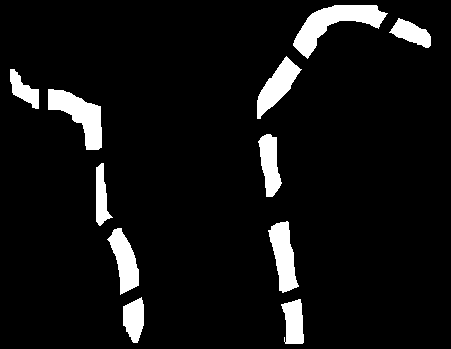
//> input picture arna/road/src/road_image.png, 451 x 349 px
$ ./road_identify   (built with g++ and OpenCV 4)
//> lines starting //> are read from the running program, lines starting //| are printed output that depends on the picture; after the words box and inside, x2 and y2 are one past the last pixel; in counts of white or black regions, pixels touching at a corner belong together
#include <iostream>
#include <cmath>
#include <opencv2/highgui/highgui.hpp>
#include <opencv2/core/core.hpp>
#include <opencv2/opencv.hpp>

const int threshold=125;

class point{
public: int x,y;
};

struct ind{int x;int y;
struct ind* next;};
struct ind *front,*rear;


void enqueue(int x,int y){
struct ind* n;
n=(struct ind*)malloc(sizeof(struct ind));
n->x=x;
n->y=y;
n->next=NULL;
if(front==NULL){front=n;rear=front;}
else {rear->next=n;rear=n;}
}
void dequeue(){
	struct ind* t;
	t=front;
	front=t->next;
	free(t);
}
void qfront(int* x,int *y){
	if(front!=NULL){
	*x=front->x;
	*y=front->y;}
	return;
}
int qempty(){
	if(front==NULL)return 1;
	return 0;}

float dist(point p1,point p2){
return sqrt((p1.x-p2.x)*(p1.x-p2.x) + (p1.y-p2.y)*(p1.y-p2.y));
}

struct poly{
	int degree;
	float* coeff;
};

struct poly add(struct poly p1,struct poly p2){
	int n=p1.degree,m=p2.degree;
int ld=n>m?m:n;
struct poly p3;
p3.degree=n+m-ld;
p3.coeff=new float[p3.degree+1];
for(int i=0;i<=ld;i++)p3.coeff[i]=p1.coeff[i]+p2.coeff[i];
for(int i=ld+1;i<=p3.degree;i++){
	if(ld==n)p3.coeff[i]=p2.coeff[i];
	else p3.coeff[i]=p1.coeff[i];}
return p3;}

struct poly mult(struct poly p1,struct poly p2){
	struct poly p3;
	p3.degree=p1.degree+p2.degree;
	p3.coeff=new float[p3.degree+1];
	for(int i=0;i<=p3.degree;i++)p3.coeff[i]=0;
for(int i=0;i<=p1.degree;i++){
	for(int j=0;j<=p2.degree;j++)p3.coeff[i+j]+=p1.coeff[i]*p2.coeff[j];
}
return p3;
}

struct poly langrange(point* P){
	struct poly p1,p2;
	p1.degree=p2.degree=0;
	p1.coeff=new float[1];
	p2.coeff=new float[1];
	p1.coeff[0]=1;
	p2.coeff[0]=0;
	for(int i=0;i<=5;i++){
		struct poly p3;
		p3.degree=1;
		p3.coeff=new float[2];
		p3.coeff[0]=1;
		float denom=1;
		for(int j=0;j<=5;j++){
			if(j!=i){denom*=(P[i].x-P[j].x);
				p3.coeff[1]=-P[j].x;
				p1=mult(p1,p3);}
		}
		denom/=P[i].y;
		struct poly pt;
		pt.degree=0;
		pt.coeff=new float[1];
		if(denom!=0)pt.coeff[0]=1/denom;
		else pt.coeff[0]=0;
		p1=mult(p1,pt);
		p2=add(p2,p1);
		p1.degree=0;
		p1.coeff=new float[1];
		p1.coeff[0]=1;
		//std::cout<<"degree so far:"<<p2.degree<<" ";
	}
return p2;
}

cv::Mat qblobdetect(cv::Mat& bin,int** A,int* mark){
	 //std::cout<<"hello";
	 int i,j,x,y,wd=bin.cols,ht=bin.rows,max_pix_count=0,max_size_index=0;
	 //cout<<" a->"<<A[10][10]<<" "<<mark<<endl;
	 for(i=0;i<ht;i++){
		 for(j=0;j<wd;j++){
			 if(bin.at<uchar>(i,j)==255){
				 if(A[i][j]==-1){
					 *mark=*mark+1;
				 enqueue(i,j);

				 //A[i][j]=0;
				while(qempty()==0){
				 qfront(&x,&y);
				 int k,l;
				 dequeue();
				 for(k=x-1;k<=x+1;k++){
					 for(l=y-1;l<=y+1;l++){
						 if((k<ht)&&(l<wd)&&(k>=0)&&(l>=0)&&(A[k][l]==-1) && bin.at<uchar>(k,l)==255){
							 enqueue(k,l);
							 A[k][l]=*mark;}
					 }}
				 A[x][y]=*mark;
				}
			//std::cout<<*mark<<" "<<x<<","<<y<<std::endl;
				 }
			 }
		 }}
		 //cout<<"A->"<<A[10][10]<<endl;

	cv::Mat qblob(bin.rows,bin.cols,CV_8UC3);
	 //IplImage* qblobdetect=cvCreateImage(cvGetSize(bin),IPL_DEPTH_8U,3);
	 //int *a;double *c_x,*c_y;

	 //a=(int*)malloc((*mark+1)*sizeof(int));
	 for(i=0;i<ht;i++){
		 for(j=0;j<wd;j++){
			 if(A[i][j]==-1)qblob.at<cv::Vec3b>(i,j)[0]=qblob.at<cv::Vec3b>(i,j)[1]=qblob.at<cv::Vec3b>(i,j)[2]=255;
			else{
			 qblob.at<cv::Vec3b>(i,j)[0]=255*sin(A[i][j]);
			 qblob.at<cv::Vec3b>(i,j)[1]=255*cos(A[i][j]);
			 qblob.at<cv::Vec3b>(i,j)[2]=255*(sin(A[i][j])+cos(A[i][j]))/1.5;
			 }
			 }}

	//centroid(bin,A,*mark,count_x,count_y);
	 return qblob;
}

cv::Mat game_binary(cv::Mat img){
	cv::Mat bin(img.rows,img.cols,CV_8UC1,cvScalarAll(0));
	// TODO : img.at<cv::Vec3b>(i, j)[0] = sdfsa
int i,j;
for(i=0;i<img.rows;i++){
   for(j=0;j<img.cols;j++){
       if( img.at<cv::Vec3b>(i, j)[0]>=235 || img.at<cv::Vec3b>(i, j)[1] >= 235|| img.at<cv::Vec3b>(i, j)[2] >= 235)
       		bin.at<uchar>(i, j) = 255;
       	else bin.at<uchar>(i, j) = 0;
   }

}
return bin;
}


cv::Mat link_blobs(cv::Mat qblob,int** A,int mark,point* min_x,point* max_x,point* min_y,point* max_y,int* connected_index){
	for(int i=0;i<qblob.rows;i++){
		for(int j=0;j<qblob.cols;j++){ int r=A[i][j];
			if(r!=-1){
				if(i>max_x[r].x){max_x[r].x=i;max_x[r].y=j;}
				if(i<min_x[r].x){min_x[r].x=i;min_x[r].y=j;}
				if(j>max_y[r].y){max_y[r].x=i;max_y[r].y=j;}
				if(j<min_y[r].y){min_y[r].x=i;min_y[r].y=j;}
			}
		}
	}
for(int i=1;i<=mark;i++){
	for(int j=i+1;j<=mark;j++){
		if(dist(max_x[i],min_x[j])<threshold || dist(min_x[i],max_x[j])<threshold || dist(min_y[i],max_y[j])<threshold ||dist(max_y[i],min_y[j])<threshold){
			connected_index[j]=connected_index[i];
			std::cout<<" if condition running"<<i<<" "<<j<<std::endl;
		}
	  else if(dist(max_x[i],max_x[j])<threshold || dist(min_x[i],min_x[j])<threshold || dist(min_y[i],min_y[j])<threshold ||dist(max_y[i],max_y[j])<threshold){
			connected_index[j]=connected_index[i];
			std::cout<<"else if condition running"<<i<<" "<<j<<std::endl;
		}
}
}
for(int i=0;i<=mark;i++)std::cout<<connected_index[i]<<" "<<min_x[i].x<<" "<<max_x[i].x<<" "<<min_y[i].y<<" "<<max_y[i].y<<std::endl;
cv::Mat linked(qblob.rows,qblob.cols,CV_8UC3);
for(int i=0;i<qblob.rows;i++){
	for(int j=0;j<qblob.cols;j++){
		if(A[i][j]==-1)qblob.at<cv::Vec3b>(i,j)[0]=qblob.at<cv::Vec3b>(i,j)[1]=qblob.at<cv::Vec3b>(i,j)[2]=255;
		else{
			 linked.at<cv::Vec3b>(i,j)[0]=255*sin(connected_index[A[i][j]]);
			 linked.at<cv::Vec3b>(i,j)[1]=255*cos(connected_index[A[i][j]]);
			 linked.at<cv::Vec3b>(i,j)[2]=255*(sin(connected_index[A[i][j]])+cos(connected_index[A[i][j]]))/1.5;
			 }
	}
}
return linked;

}

void equation(int mark,point* min_x,point* min_y,point* max_x,point* max_y,int* connected_index,struct poly* p_lane1,struct poly* p_lane2){
int* connected_index2=new int[mark+1];
struct poly p1,p2,p3,p4;
point* max_x_lane_eq,*min_x_lane_eq,*min_y_lane_eq,*max_y_lane_eq;
	max_x_lane_eq=new point[6];
	max_y_lane_eq=new point[6];
	min_x_lane_eq=new point[6];
	min_y_lane_eq=new point[6];
for(int i=0;i<=mark;i++)connected_index2[i]=connected_index[i];
int all_zero=0;
do{int r;
	all_zero=0;
	p1.degree=p2.degree=p3.degree=p4.degree=0;
p1.coeff=new float[1];
p2.coeff=new float[1];
p3.coeff=new float[1];
p4.coeff=new float[1];
p1.coeff[0]=p2.coeff[0]=p3.coeff[0]=p4.coeff[0]=0;
for(int i=0;i<=mark;i++)if(connected_index2[i]!=0){all_zero=1;r=connected_index2[i];break;}

if(all_zero){int lane_pt=0,interpolated=0;
	for(int i=0;i<=mark;i++){
		if(connected_index2[i]==r){
			lane_pt++;
			max_x_lane_eq[lane_pt%6]=max_x[i];
			max_y_lane_eq[lane_pt%6]=max_y[i];
			min_x_lane_eq[lane_pt%6]=min_x[i];
			min_y_lane_eq[lane_pt%6]=min_y[i];
if(lane_pt==6){
	for(int j=0;j<=5;j++)std::cout<<max_x_lane_eq[j].x<<" "<<max_x_lane_eq[j].y<<std::endl;
}
			if(lane_pt>=6){interpolated++;

				p1=add(p1,langrange(max_x_lane_eq));
				p2=add(p2,langrange(max_y_lane_eq));
				p3=add(p3,langrange(min_x_lane_eq));
				p4=add(p4,langrange(min_y_lane_eq));
			}
		connected_index2[i]=0;}
//std::cout<<"done interpolating till "<<i<<" "<<lane_pt<<std::endl;

}

struct poly pt;
pt.degree=0;
pt.coeff=new float[1];
pt.coeff[0]=1.0/interpolated;
std::cout<<"1/interpolated="<<pt.coeff[0]<<std::endl;
p1=mult(p1,pt);p2=mult(p2,pt);p3=mult(p3,pt);p4=mult(p4,pt);
if(r==1){*p_lane1=add(p1,add(p2,add(p3,p4)));

	pt.coeff[0]=0.25;
	*p_lane1=mult(*p_lane1,pt);
}
else{*p_lane2=add(p1,add(p2,add(p3,p4)));

	pt.coeff[0]=0.25;
	*p_lane2=mult(*p_lane2,pt);
}
}
}while(all_zero!=0);
free(connected_index2);
free(max_x_lane_eq);
free(max_y_lane_eq);
free(min_x_lane_eq);
free(min_y_lane_eq);
}

void plot_function(cv::Mat& func,point P){


}

int main(){
cv::Mat road=cv::imread("road_image.png",CV_LOAD_IMAGE_COLOR);
//> road is the input picture: 349 rows x 451 cols, CV_8UC3; 7.2% white; 11 white regions, largest, box (x1, y1, x2, y2) and area: (293, 5, 388, 59) 1946, (48, 89, 102, 150) 1596, (268, 221, 299, 293) 1265
cv::namedWindow("road",CV_WINDOW_AUTOSIZE);
road=game_binary(road);
cv::imshow("road",road);
cv::waitKey(0);

int mark=0;
int**A=new int*[road.rows];
for(int i=0;i<road.rows;i++)A[i]=new int[road.cols];
for(int i=0;i<road.rows;i++){
	for(int j=0;j<road.cols;j++)A[i][j]=-1;
}
cv::Mat qblob=qblobdetect(road,A,&mark);
//> the loop in qblobdetect, `for(i=0;i<ht;i++)` made 349 passes
//> (x, y) on passes 1 to 3: (0, 0), (0, 0), (0, 0)
//> after the loop in qblobdetect, `for(i=0;i<ht;i++)`: x = 337; y = 284
//> after the loop in qblobdetect, `for(i=0;i<ht;i++)`:
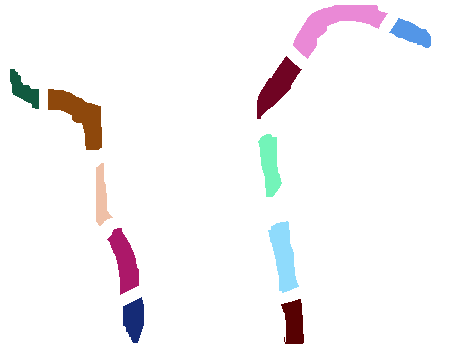
//> qblob: 349 rows x 451 cols, CV_8UC3; mean B, G, R 245.9, 244.3, 246.7
//> mark = 11
cv::imshow("road",qblob);
cv::waitKey(0);
point* min_x=new point[mark+1];
point* max_x=new point[mark+1];
point* min_y=new point[mark+1];
point* max_y=new point[mark+1];
for(int i=0;i<=mark;i++){
	min_x[i].x=65535;
	max_x[i].x=0;
	min_y[i].y=65535;
	max_y[i].y=0;
}
//> this loop made 12 passes
int* connected_index=new int[mark+1];
for(int i=0;i<=mark;i++)connected_index[i]=i;
cv::Mat linked_road=link_blobs(qblob,A,mark,min_x,max_x,min_y,max_y,connected_index);
//> the loop in link_blobs, `for(int i=1;i<=mark;i++)` made 11 passes
//> the loop in link_blobs, `for(int i=0;i<=mark;i++)std::cout<<connected_index[i]<<" "<<min_x[i].x..` made 12 passes
//| 0 65535 0 65535 0
//| 1 5 58 293 387
//| 1 18 47 389 430
//| 1 56 118 257 301
//| 4 69 108 10 38
//| 4 89 149 48 101
//| 1 134 196 258 281
//| 4 163 225 96 112
//> (output is shown up to pass 8 of 12)
//> after the loop in link_blobs, `for(int i=0;i<qblob.rows;i++)`:
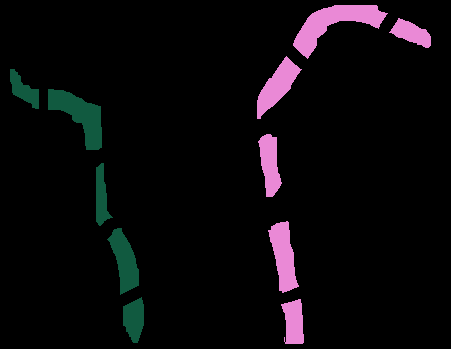
//> linked: 349 rows x 451 cols, CV_8UC3; mean B, G, R 11.1, 8.5, 10.6
cv::imshow("road",linked_road);
cv::waitKey(0);

// [7 lines of commented-out code are left out]

point* P=new point[6];
for(int i=0;i<=5;i++){
	P[i].x=i;
	P[i].y=i*i+2*i-1;
}
struct poly p1=langrange(P);
std::cout<<p1.degree<<std::endl;
for(int i=0;i<=p1.degree;i++)std::cout<<p1.coeff[i]<<" ";
std::cout<<std::endl;
struct poly p_lane1,p_lane2;
p_lane1.degree=p_lane2.degree=0;
p_lane1.coeff=new float[1];
p_lane2.coeff=new float[1];
p_lane1.coeff[0]=p_lane2.coeff[0]=0;
equation(mark,min_x,min_y,max_x,max_y,connected_index,&p_lane1,&p_lane2);
//> the loop in equation, `for(int i=0;i<=mark;i++)connected_index2[i]=connected_index[i];` made 12 passes
//> the loop in equation, `do{int r;` made 3 passes
//> (all_zero, r, lane_pt, interpolated, p3.degree in mult, p3.degree in mult (second call), n in add, m in add) on passes 1 to 2: (1, 1, 6, 1, 5, 5, 5, 5), (1, 4, 5, 0, 0, 0, 0, 0)
//| 1/interpolated=1
//| 1/interpolated=inf
//> after the loop in equation, `do{int r;`: all_zero = 0
for(int i=0;i<=p_lane1.degree;i++)std::cout<<p_lane1.coeff[i]<<" ";std::cout<<std::endl;
//> this loop made 6 passes
//| 1.333e-09 -3.21261e-08 -0.000461283 0.16076 -18.7402 929.051
for(int i=0;i<=p_lane2.degree;i++)std::cout<<p_lane2.coeff[i]<<" ";std::cout<<std::endl;
//> this loop made 1 pass
//| -nan

cv::Mat func(road.rows,road.cols,CV_8UC3);
for(int i=0;i<road.rows;i++){
	int j=p_lane1.coeff[5]+i*(p_lane1.coeff[4]+i*(p_lane1.coeff[3]+i*(p_lane1.coeff[2]+i*(p_lane1.coeff[1]+i*p_lane1.coeff[0]))))/1;
	int k=p_lane2.coeff[5]+i*(p_lane2.coeff[4]+i*(p_lane2.coeff[3]+i*(p_lane2.coeff[2]+i*(p_lane2.coeff[1]+i*p_lane2.coeff[0]))))/10;
	//int l=p1.coeff[5]+i*(p1.coeff[4]+i*(p1.coeff[3]+i*(p1.coeff[2]+i*(p1.coeff[1]+i*p1.coeff[0]))));;
	if(j>=0 && j<road.cols)cv::circle(func,cv::Point(i,j),4,cv::Scalar(255,0,0),-1);
	if(k>=0 && k<road.cols)cv::circle(func,cv::Point(i,k),4,cv::Scalar(0,255,0),-1);
	//if(l>=0 && l<road.cols)cv::circle(func,cv::Point(i,l),4,cv::Scalar(0,0,255),-1);
}
//> this loop made 349 passes
//> j on passes 1 to 3: 929, 910, 892
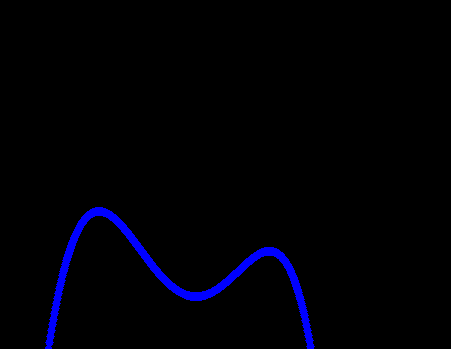
//> func: 349 rows x 451 cols, CV_8UC3; mean B, G, R 6.1, 0, 0
cv::namedWindow("function",CV_WINDOW_AUTOSIZE);
cv::imshow("function",func);
cv::waitKey(0);
}
